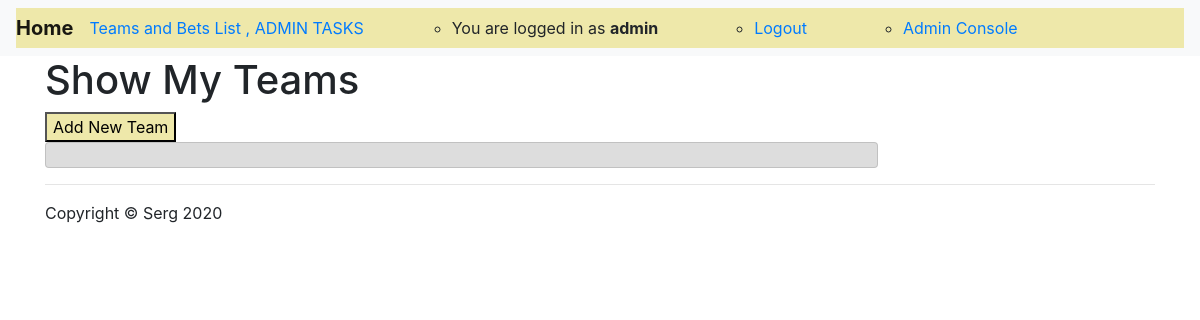
/showmyteams/ (signed in), run on an earlier commit of the app's database.
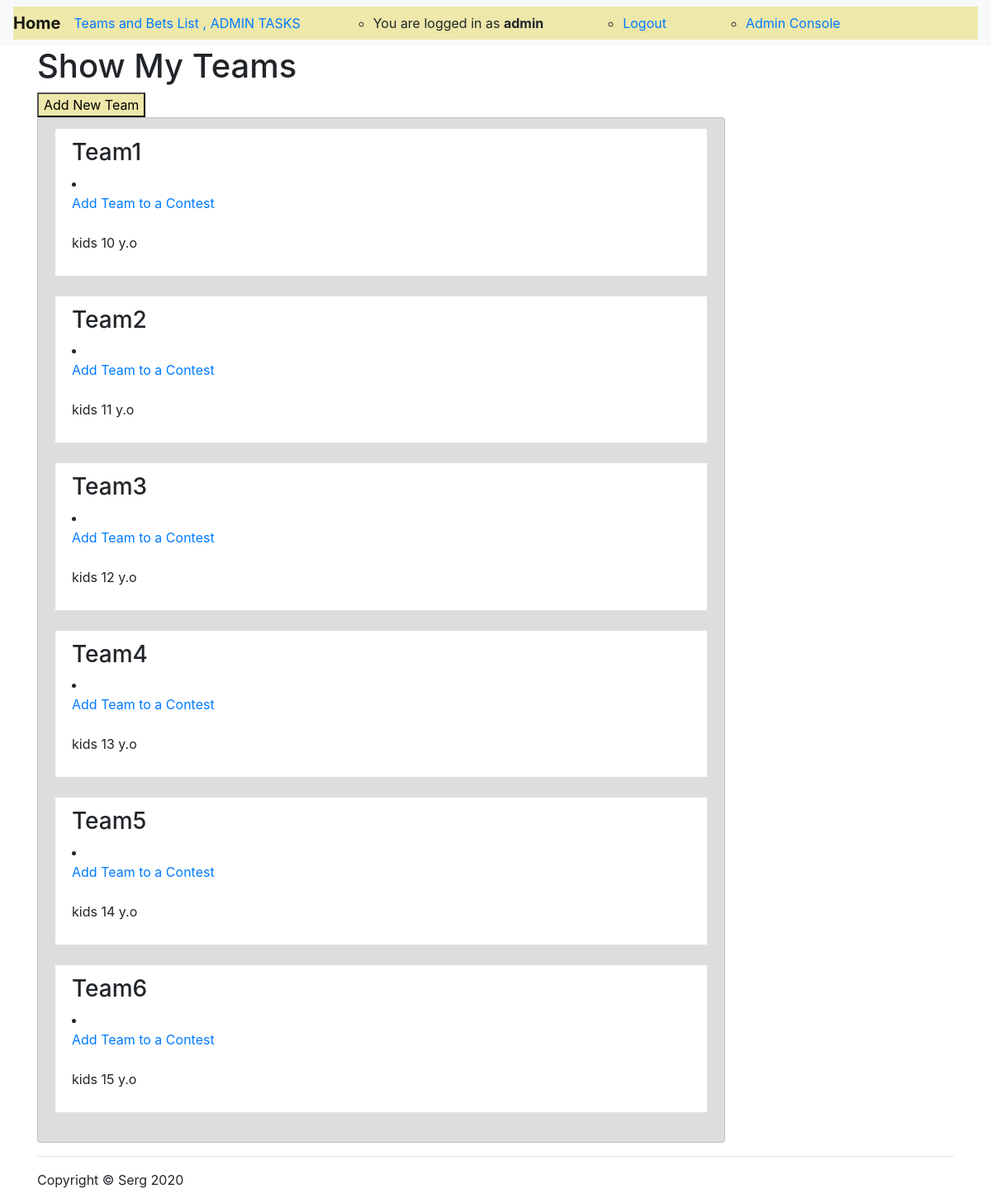
And on a later commit of the database.
### sergtoto/models.py (models this page shows, shortened)
class Team(models.Model):
    name = models.CharField(verbose_name='team_name', max_length=30, unique=True, )
    description = models.TextField()
    added_by = models.ForeignKey(MyUser, on_delete=models.CASCADE)
    slug = models.SlugField(blank=True)
    selected_for_contest = models.BooleanField(default=False, blank=True)

### sergtoto/views.py (the view)
# urls.py: path('showmyteams/', my_teams_view, name='my_teams'),
def my_teams_view(request):
    current_user = MyUser.objects.get(username=request.user.username)
    my_teams = Team.objects.filter(added_by=current_user)
    contests = Contest.objects.filter(games_sheduled=False)
    context = {
        'my_teams': my_teams,
        'contests': contests,
    }
    return render(request, 'my_teams.html', context)

### sergtoto/templates/my_teams.html (shortened to what this page needs)
{% extends 'base.html' %}
{% load static %}
{% block content %}
    <h1>Show My Teams</h1>
    <a class="button" href="{% url 'add_new_team' %}"><button style="background-color:palegoldenrod">Add New Team</button></a>
    <div class="col-lg-9">
        <div class="row list-group-item" style="background-color:#dddddd;">
            {% for team in  my_teams %}
                <div class="list-group-item">
                    <h3>{{ team.name }}</h3>
                    <li>
                        <div class="dropdown">
                            <a href="#" data-toggle="dropdown" role="button">
                                Add Team to a Contest
                            </a>
                            <br><br>
                        </div>
                    </li>
                    <p>{{ team.description }}</p>
                </div>
                <br>
            {% endfor %}
        </div>
    </div>
{% endblock content %}

What changed in the data, as far as the page shows it:
added Team: name "Team1", description "kids 10 y.o"
added Team: name "Team2", description "kids 11 y.o"
added Team: name "Team3", description "kids 12 y.o"
added Team: name "Team4", description "kids 13 y.o"
added Team: name "Team5", description "kids 14 y.o"
added Team: name "Team6", description "kids 15 y.o"
